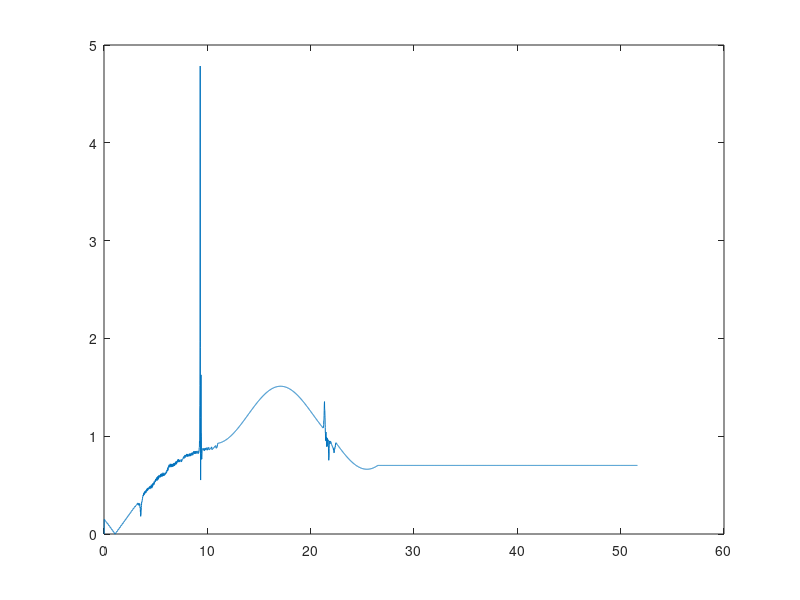
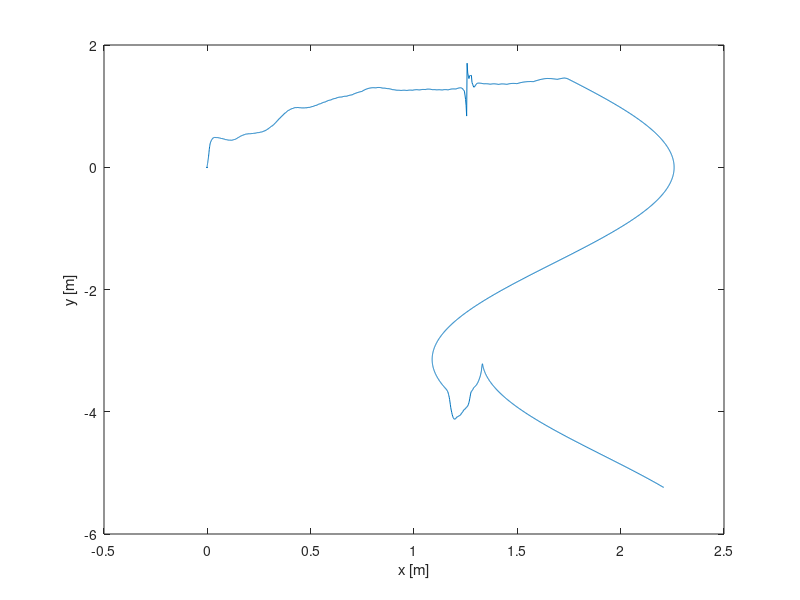
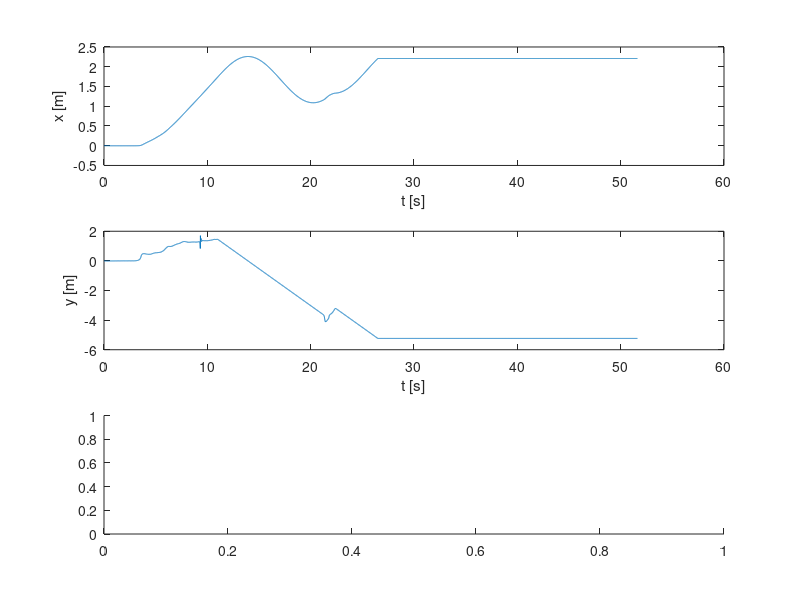

MATLAB code for these plots, in order: (Note: this script raises an error after producing the figures.)
clear all; clc; close all;

data = importdata('log.dat');
w = 0.267439;
t = 0:0.010:(length(data)-1)*0.010;

figure;
v = abs(data(:,3)-data(:,4))./2
plot(t,v)

figure;
plot(data(:,5),data(:,6));
xlabel('x [m]')
ylabel('y [m]')

figure
subplot(3,1,1)
plot(t,data(:,5))
xlabel('t [s]')
ylabel('x [m]')
subplot(3,1,2)
plot(t,data(:,6))
xlabel('t [s]')
ylabel('y [m]')
subplot(3,1,3)
plot(t,wrapToPi(data(:,7)))
xlabel('t [s]')
ylabel('\theta [rad]')

figure;
contourf(data(:,17:24)')


minls = [47.8166, 47.8304, 49.2446, 48.5621, 48.6193, 48.6982, 48.8462, 49.5325];
maxls = [59.3748, 63.0730, 64.4773, 65.8383, 66.5010, 66.6174, 64.9901, 64.2327];
[m,n] = size(data(:,18:25))
for k = 1:m
   for l = 1:n
       ils(k,l) = (data(k,l+17) - minls(l)) / (maxls(l) - minls(l));
   end
end

figure;
surf(1-ils','EdgeColor','None');
view(2);
colormap(gray);